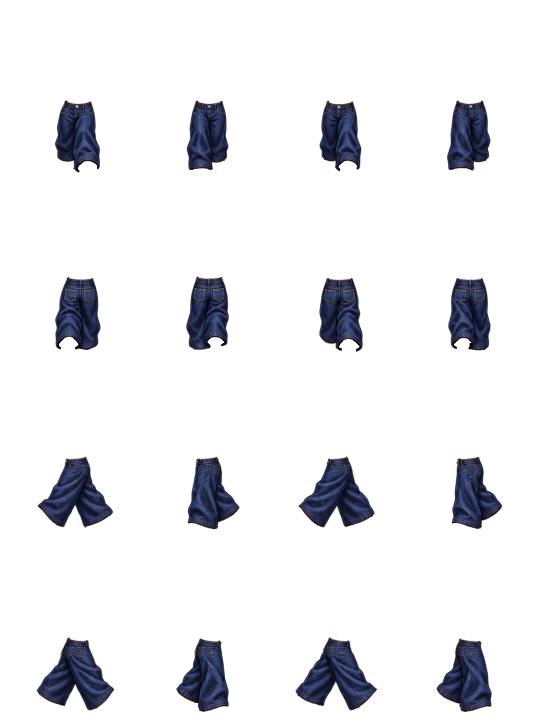
#> input picture art/items/jeans_male_layer_original.png, 1086 x 1448 px (shown at 1/2 size)
$ python -i gen_manifest.py   (imports and definitions only)
#> lines starting #> are read from the running program, lines starting #| are printed output that depends on the picture
"""art/avatar  ->  site/assets/avatar (cropped parts) + manifest.json
폴더 규칙
  art/avatar/base/{body}/{dir}/{part}.png        512x1024 전체 캔버스, 파츠는 원래 자리에 그대로
  art/avatar/base/{body}/{dir}/joints.json       관절 좌표 (가이드 이미지 참고)
  art/avatar/items/{slot}/{itemId}/{gender}/{dir}/{part}.png        의상/헤어 레이어 (gender = male|female|unisex)
  art/avatar/items/{slot}/{itemId}/{gender}/{dir}/{part}_back.png   몸 파츠보다 뒤에 그릴 레이어(뒷머리, 아우터 뒷판 등)
  art/avatar/items/{slot}/{itemId}/item.json     {"name": "...", "price": 0}  (선택)
"""
import os, json, sys
from PIL import Image
B = os.path.dirname(os.path.abspath(__file__)) + '/'
ART = sys.argv[1] if len(sys.argv) > 1 else B + 'art/avatar'
OUT = sys.argv[2] if len(sys.argv) > 2 else B + 'site/assets/avatar'
WEB = 'assets/avatar'
DIRS = ['front', 'back', 'left', 'right']
SLOTS = ['hair', 'top', 'bottom', 'shoes', 'outer', 'accessory']
import re
JOINT_OF = {'arm': 'shoulder', 'upperArm': 'shoulder', 'lowerArm': 'elbow', 'leg': 'hip', 'upperLeg': 'hip', 'lowerLeg': 'knee', 'foot': 'ankle'}
PARTS_SIDE = ['head', 'torso', 'upperArmNear', 'lowerArmNear', 'upperArmFar', 'lowerArmFar', 'upperLegNear', 'lowerLegNear', 'upperLegFar', 'lowerLegFar']
JOINTS_SIDE = ['neck', 'root'] + [j + s for s in ('Near', 'Far') for j in ('shoulder', 'elbow', 'hand', 'hip', 'knee', 'ankle')]


def pivot_for(name, J):
    if name == 'head': return J.get('neck')
    if name == 'torso':
        hips = [v for k, v in J.items() if k.startswith('hip')]
        return [J.get('root', [256, 1000])[0], min(h[1] for h in hips)] if hips else None
    m = re.match(r'^(arm|upperArm|lowerArm|leg|upperLeg|lowerLeg|foot)(L|R|Near|Far)$', name)
    return J.get(JOINT_OF[m.group(1)] + m.group(2)) if m else None


def check_part(path, im, name, d, body_h):
    a = im.split()[-1]
    if im.getpixel((0, 0))[3] > 10 or im.getpixel((511, 1023))[3] > 10: problems.append('%s: 배경이 투명하지 않음(모서리)' % path)
    bb = a.point(lambda v: 255 if v > 40 else 0).getbbox()
    if not bb: return
    if bb[0] == 0 or bb[1] == 0 or bb[2] == 512: problems.append('%s: 그림이 캔버스 가장자리에 닿음(잘렸을 수 있음)' % path)
    if name.startswith('lowerLeg') or name.startswith('leg'):
        if not (985 <= bb[3] <= 1008): problems.append('%s: 발바닥이 y=1000 기준선에 없음(현재 아래끝 y=%d)' % (path, bb[3]))
    if name == 'head' and body_h:
        top_ref = 1000 - body_h
        if abs(bb[1] - top_ref) > 25: problems.append('%s: 머리 꼭대기 y=%d (정면 기준 y=%d와 25px 넘게 다름 → 키가 달라 보임)' % (path, bb[1], top_ref))
ORDER = {'front': ['legL', 'legR', 'torso', 'armL', 'armR', 'head'],
         'back': ['head', 'armL', 'armR', 'legL', 'legR', 'torso'],
         'left': ['armR', 'legR', 'torso', 'legL', 'head', 'armL'],
         'right': ['armL', 'legL', 'torso', 'legR', 'head', 'armR']}
problems = []


def crop_save(src, dst_rel):
#> called with dst_rel = 'out.png'
    im = Image.open(src).convert('RGBA')
#> im is the input picture: PIL image 1086x1448 RGBA; mean R, G, B, A 4.4, 4.9, 8, 26.1
    if im.size != (512, 1024): problems.append('%s: 캔버스가 512x1024가 아님 %s' % (src, im.size))
    bb = im.getbbox()
#> bb = (72, 200, 1006, 1424)
    if not bb: problems.append('%s: 비어 있음' % src); return None
    os.makedirs(os.path.dirname(OUT + '/' + dst_rel), exist_ok=True)
    im.crop(bb).save(OUT + '/' + dst_rel, optimize=True)
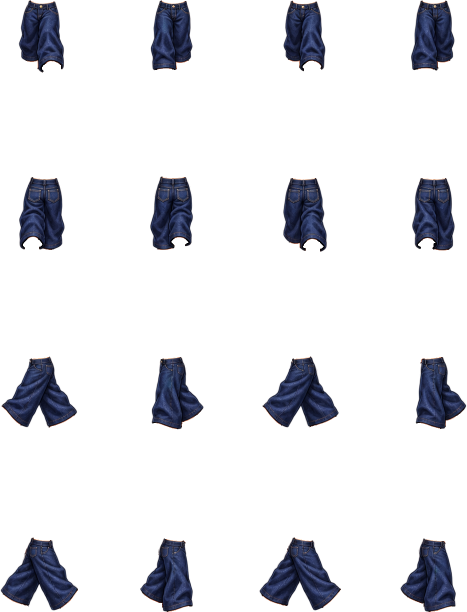
#> saved as out.png: PIL image 934x1224 RGBA (shown at 1/2 size); mean R, G, B, A 6, 6.8, 11.1, 35.9; transparent parts drawn white
    rec = {'src': WEB + '/' + dst_rel, 'x': bb[0], 'y': bb[1], 'w': bb[2] - bb[0], 'h': bb[3] - bb[1]}
#> rec = {'src': 'assets/avatar/out.png', 'x': 72, 'y': 200, 'w': 934, 'h': 1224}
    nm = os.path.basename(src)[:-4]
    if nm.startswith('lowerLeg') or nm.startswith('foot'):
        # 발바닥 양 끝(뒤꿈치/발끝) — 걸을 때 발이 땅에 파묻히지 않게 쓰는 값
        al = im.split()[-1].point(lambda v: 255 if v > 40 else 0)
        sb = al.getbbox()
        if sb:
            import numpy as _np
            A = _np.array(al) > 0
            band = A[max(0, sb[3] - 40):sb[3]]
            cols = _np.where(band.any(0))[0]
            if len(cols):
                xs = _np.linspace(cols.min(), cols.max(), 9).astype(int)
                pts = []
                for x in xs:
                    ys = _np.where(A[:, x])[0]
                    if len(ys): pts.append([int(x), int(ys.max()) + 1])
                rec['sole'] = pts
    return rec


M = {'version': 2, 'canvas': [512, 1024], 'footY': 1000, 'drawOrder': ORDER, 'bodies': {}, 'items': {}, 'problems': problems}
front_h = {}
# [64 lines not run here, left out]

>>> result = crop_save('../art/items/jeans_male_layer_original.png', 'out.png')
#> result has the same summary as rec in crop_save
